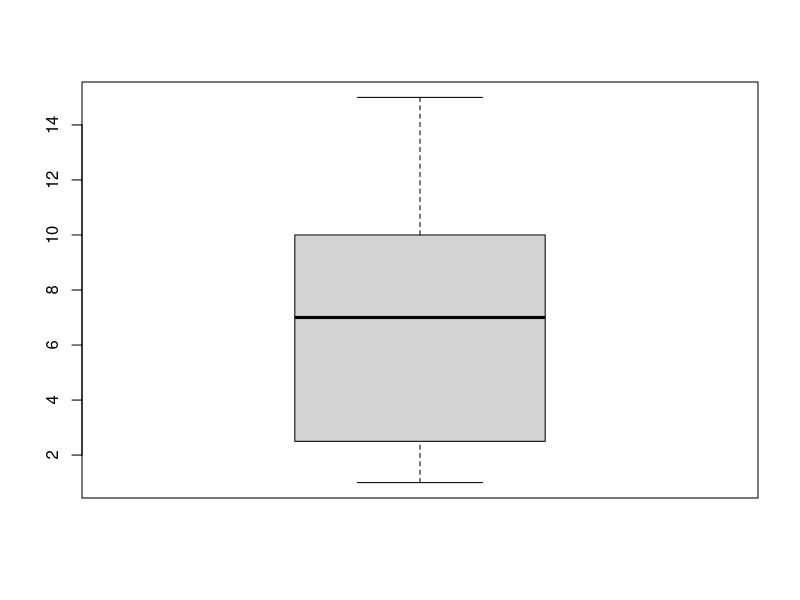
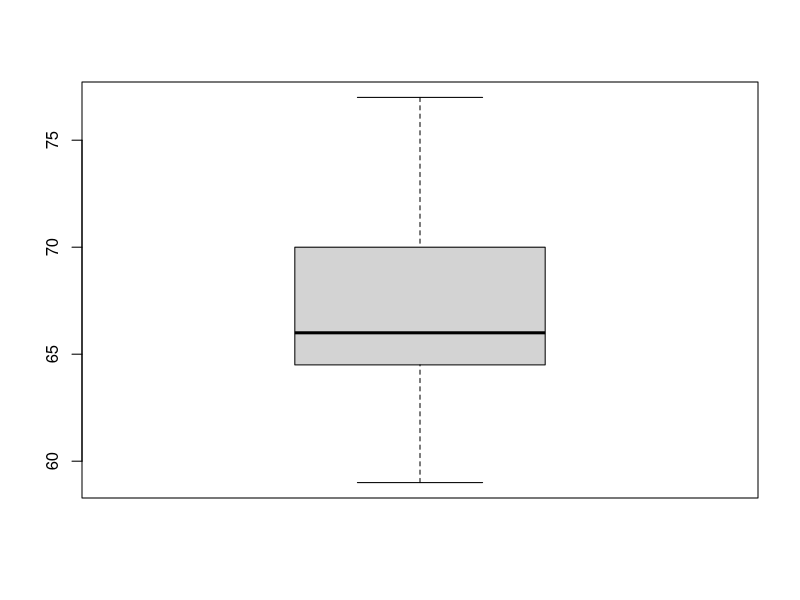
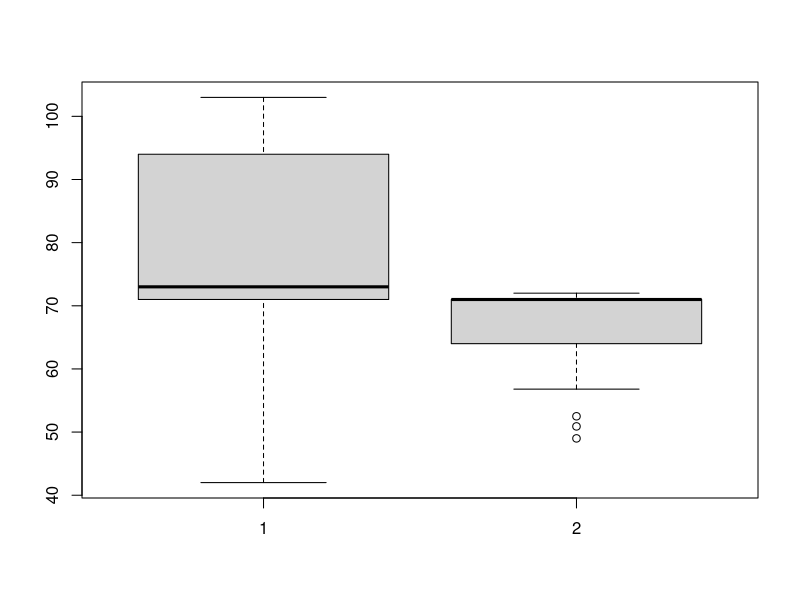

The R script that drew these images, in order:
ages = c(18, 21, 22, 25, 26, 27, 29, 30, 31, 33, 36, 37, 41, 42, 47, 52, 55, 57, 58, 59, 62, 65, 67, 71, 72, 73, 74, 76, 77)

quantile(ages, probs = 0.73)

data = c(1, 11.5, 6, 7.2, 4, 8, 9, 10, 6.8, 8.3, 2, 2, 10, 1)

quantile(data, probs = 0.50)

prices = c(389950, 230500, 158000, 479000, 639000, 114950, 5500000, 387000, 659000, 529000, 575000, 488800, 1095000)

#First Quartile
quantile(prices, probs = 0.25)

#Median/Second Quartile
quantile(prices, probs = 0.50)

#Third Quartile
quantile(prices, probs = 0.75)

prices = c(389950, 230500, 158000, 479000, 639000, 114950, 5500000, 387000, 659000, 529000, 575000, 488800, 1095000)
quartiles = c(0.25, 0.50, 0.75)

#All Quartiles
quantile(prices, probs = quartiles)

#**VID=1x5rbOrDvM4**#

data = c(1, 2, 2, 3, 5, 7, 9, 9, 11, 12, 15)
quartiles = c(0.0, 0.25, 0.5, 0.75, 1.00)

quantile(data, probs = quartiles)

#**ALT=A box plot of the above data.**#
boxplot(data)


#**ALT=A box plot of the data from example 1.4**#
heights = c(59, 60, 61, 62, 62, 63, 63, 64, 64, 64, 65, 65, 65, 65, 65, 65, 65, 65, 65, 66, 66, 67, 67, 68, 68, 69, 70, 70, 70, 70, 70, 71, 71, 72, 72, 73, 74, 74, 75, 77)

boxplot(heights)

#**ALT=Two boxplots, one each for the two data sets in example 1.5**#
data1 = c(64, 73, 101.3, 71.1, 94, 85.5, 99.9, 42, 92.4, 103, 54.7, 72.5, 101.9, 86.4, 47.2, 71.5, 71)
data2 = c(56.8, 71, 49, 69.4, 67.6, 71, 68.5, 61.1, 50.9, 71, 71, 71, 72, 72, 71, 64, 67.2, 52.5, 71, 69, 72, 71.3, 58.3, 71, 71)

boxplot(data1, data2)
